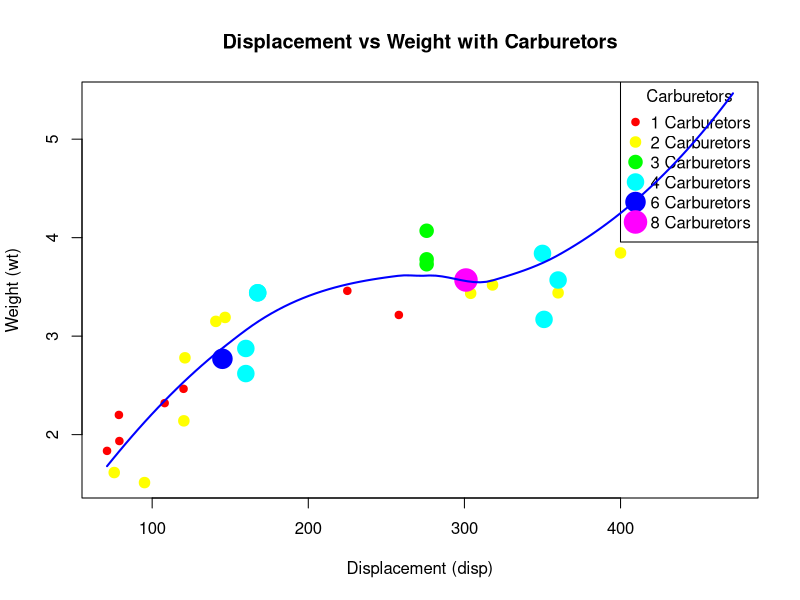

The R script that drew this image:
data(mtcars)

carb_levels <- sort(unique(mtcars$carb))
colors <- rainbow(length(carb_levels))
sizes <- seq(1, 3, length.out = length(carb_levels))
names(colors) <- carb_levels
names(sizes) <- carb_levels

plot(mtcars$disp, mtcars$wt,
     pch = 19,
     col = colors[as.character(mtcars$carb)],
     cex = sizes[as.character(mtcars$carb)],
     xlab = "Displacement (disp)",
     ylab = "Weight (wt)",
     main = "Displacement vs Weight with Carburetors")

legend("topright",
       legend = paste(carb_levels, "Carburetors"),
       col = colors,
       pt.cex = sizes,
       pch = 19,
       title = "Carburetors")

# Add smooth line (LOESS)
loess_fit <- loess(wt ~ disp, data = mtcars)
disp_seq <- seq(min(mtcars$disp), max(mtcars$disp), length.out = 100)
lines(disp_seq, predict(loess_fit, newdata = data.frame(disp = disp_seq)),
      col = "blue", lwd = 2)
